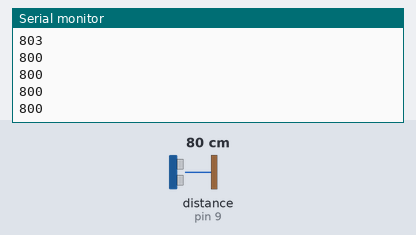
Recording of a sketch running on a simulated Arduino Uno, built with avr-gcc and run on an emulated ATmega328P. Shown: the last lines printed to the serial monitor. Wiring (inferred from the names in the program): ultrasonic range finder: trigger pin 9; echo pin 9. Inputs (shaded band) come from the test bench; at power-on: distance to the obstacle (sensor on pin 9) 80 cm. The echo pulse lasts 58.3 µs per cm.

Above: at 1.2 s.
1.3 s: distance to the obstacle (sensor on pin 9) set to 2 cm
At 1.72 s:
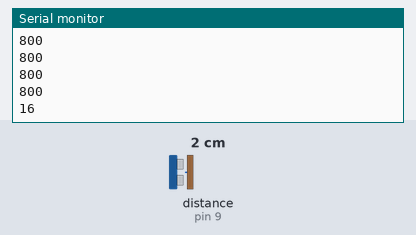
2.8 s: distance to the obstacle (sensor on pin 9) set to 4 cm
At 2.97 s:
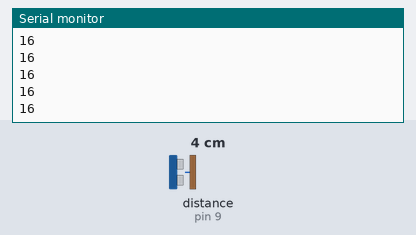
Timing chart, 0 to 5.8 s (numbered marks = the images above; inputs shaded):
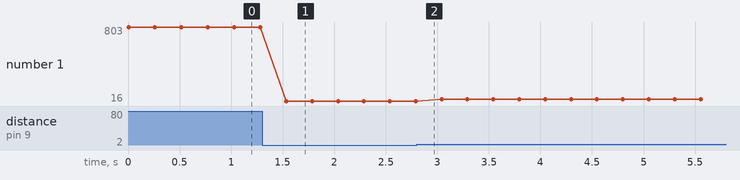

The sketch:

JPA.ino
```cpp
//反射波の変数を用意
unsigned long echo = 0;
//信号ピンを９番ピンに設定
int signalPin = 9;

void setup(){
  //出力用にシリアル通信開始
  Serial.begin(9600);
}

void loop(){
  //まず信号ピンを出力に設定（発信用）
  pinMode(signalPin, OUTPUT);
  //２マイクロ秒間LOWで出力
  digitalWrite(signalPin, LOW);
  delayMicroseconds(2);
  //５マイクロ秒間HIGHで出力
  digitalWrite(signalPin, HIGH);
  delayMicroseconds(5);//超音波発信
  //信号ピンをLOWに戻す
  digitalWrite(signalPin, LOW);

  //信号ピンを入力に設定（受信用）
  pinMode(signalPin, INPUT);
  //信号ピンをHIGHに設定
  digitalWrite(signalPin, HIGH);
  //反射波が戻ってくるまでの時間を計測し
  //片道の時間（半分の値）にする
  echo = pulseIn(signalPin, HIGH)/2;
  //ミリメートル単位に変換
  int distance = echo*0.34442;

  //距離を出力
  Serial.println(distance);
  delay(250);
}
```

Measured:
- after the input at 1.3 s, the serial monitor: prints a new line after 0.23 s (image 1)
- plotted number 1: 800 → 16 after the input at 1.3 s, 16 → 37 after the input at 2.8 s
